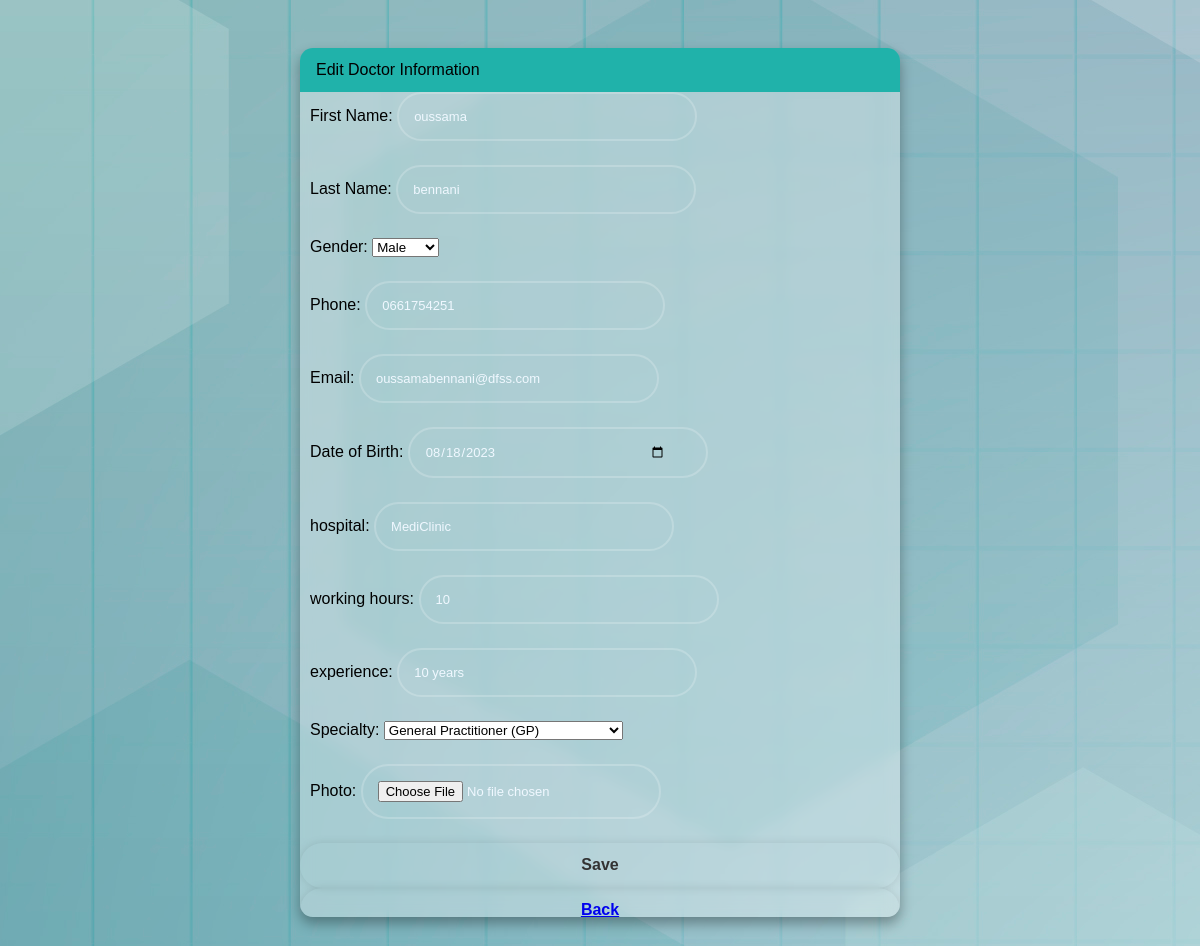
Page /Medi/Doctors-list/edit/2/ (signed in) on the committed database.
### accounts/models.py (models this page shows)
class Doctor(AbstractUser):
    GENDER_CHOICES = [
        ('male', 'Male'),
        ('female', 'Female'),
        ('other', 'Other'),
    ]
    SPECIALITY_CHOICES = [
        ('gp', 'General Practitioner (GP)'),
        ('pediatrician', 'Pediatrician'),
        ('obgyn', 'Obstetrician/Gynecologist (OB/GYN)'),
        ('dermatologist', 'Dermatologist'),
        ('orthopedic_surgeon', 'Orthopedic Surgeon'),
        ('cardiologist', 'Cardiologist'),
        ('psychiatrist', 'Psychiatrist'),
    ]
    speciality = models.CharField(max_length=100, choices=SPECIALITY_CHOICES)
    gender = models.CharField(max_length=10, choices=GENDER_CHOICES)
    bio = models.TextField(null=True,default='')
    phone = models.CharField(max_length=20,default='')
    date_of_birth = models.DateField(default='2001-04-20')
    hospital = models.TextField(null=True, default='MediClinic')
    experience = models.TextField(null=True,default='')
    working_hours = models.CharField(max_length=100)
    photo = models.ImageField(upload_to='media/', blank=True, null=True)
    groups = models.ManyToManyField(
        Group,
        verbose_name='groups',
        blank=True,
        help_text='The groups this user belongs to.',
        related_name='doctor_set',  # Use a unique related_name
        related_query_name='user'
    )
    user_permissions = models.ManyToManyField(
        Permission,
        verbose_name='user permissions',
        blank=True,
        help_text='Specific permissions for this user.',
        related_name='doctor_set',  # Use a unique related_name
        related_query_name='user'
    )

### Medi/views.py (the view, shortened to what this page needs)
# urls.py: path('Doctors-list/edit/<int:doctor_id>/', views.edit_doctor, name='edit_doctor'),
@login_required
def edit_doctor(request, doctor_id):
    doctor = get_object_or_404(Doctor, id=doctor_id)
    return render(request, 'edit_doctor.html', {'doctor':doctor})

### Medi/templates/edit_doctor.html (shortened to what this page needs)
{% load static%}
<!DOCTYPE html>
<html lang="en">
<head>
    <link rel="stylesheet" href="{% static 'css/edit_page.css' %}">
</head>
<body>
{% block content %}
<div class="container">
    <div class="row justify-content-center">
        <div class="col-md-6">
            <div class="card">
                <div class="card-header">Edit Doctor Information</div>
                <div class="card-body">
                    <form method="post" enctype="multipart/form-data">
                        <div class="form-group">
                            <label for="first_name">First Name:</label>
                            <input type="text" class="form-control" id="first_name" name="first_name" value="{{ doctor.first_name }}">
                        </div>
                        <div class="form-group">
                            <label for="last_name">Last Name:</label>
                            <input type="text" class="form-control" id="last_name" name="last_name" value="{{ doctor.last_name }}">
                        </div>
                        <div class="form-group">
                            <label for="gender">Gender:</label>
                            <select class="form-control" id="gender" name="gender">
                                <option value="Male" {% if doctor.gender == 'Male' %}selected{% endif %}>Male</option>
                            </select>
                        </div>
                        <div class="form-group">
                            <label for="phone">Phone:</label>
                            <input type="text" class="form-control" id="phone" name="phone" value="{{ doctor.phone }}">
                        </div>
                        <div class="form-group">
                            <label for="email">Email:</label>
                            <input type="text" class="form-control" id="email" name="email" value="{{ doctor.email }}">
                        </div>
                        <div class="form-group">
                            <label for="date_of_birth">Date of Birth:</label>
                            <input type="date" class="form-control" id="date_of_birth" name="date_of_birth" value="{{ doctor.date_of_birth|date:'Y-m-d' }}">
                        </div>
                        <div class="form-group">
                            <label for="hospital">hospital:</label>
                            <input type="text" class="form-control" id="hospital" name="hospital" value="{{ doctor.hospital }}">
                        </div>
                        <div class="form-group">
                            <label for="working_hours">working hours:</label>
                            <input type="text" class="form-control" id="working_hours" name="working_hours" value="{{ doctor.working_hours }}">
                        </div>
                        <div class="form-group">
                            <label for="experience">experience:</label>
                            <input type="text" class="form-control" id="experience" name="experience" value="{{ doctor.experience }}">
                        </div>
                        <div class="form-group">
                          <label for="speciality">Specialty:</label>
                          <select class="form-control" id="speciality" name="speciality">
                            <option value="General Practitioner (GP)">General Practitioner (GP)</option>
                          </select>
                        </div>
                         <div class="form-group">
                            <label for="photo">Photo:</label>
                            <input type="file" class="form-control" id="photo" name="photo" accept="image/*">
                         </div>
                        <button type="submit" class="btn btn-primary">Save</button>
                        <button><a href="{% url 'doctor-full' doctor.id %}" class="btn btn-secondary">Back</a></button>
                    </form>
                </div>
            </div>
        </div>
    </div>
</div>
{% endblock %}
</body>
</html>

### static/css/edit_page.css (style rules this page uses)
* { margin: 0; padding: 0; box-sizing: border-box; font-family: sans-serif; }
body { min-height: 100vh; background-image: url(../images/61805.jpg); display: flex; justify-content: center ; align-items: center; }
.container { width: 50vw; height: 90vh; background-color: #fff5; backdrop-filter: blur(7px); box-shadow: 0 .4rem .8rem #0005; border-radius: .8rem; overflow: auto; overflow-y:scrollbar; visibility: visible; }
.card-header { width: 100%; height: 10%; background-color: lightseagreen; padding: .8rem 1rem; }
.form-group { margin-bottom: 1.5rem; }
.form-group input { width: 50%; height: 10%; background: transparent; border: none; outline: none; border: 2px solid rgba(255, 255, 255, .2); border-radius: 40px; font-size: 13px; color: aliceblue; padding: 15px 40px 15px 15px; }
.form-group label { margin-left:10px }
form button { width: 100%; height: 45px; background: transparent; border: none; outline: none; border-radius: 40px; box-shadow: 0 0 10px rgba(0, 0, 0, .1); cursor: pointer; font-size: 16px; color: #333; font-weight: 600; }

### rows in the picture
Doctor: first_name "oussama", last_name "bennani", gender "Male", phone "0661754251", email "oussamabennani@dfss.com", date_of_birth "08/18/2023", hospital "MediClinic", working_hours "10", experience "10 years"
